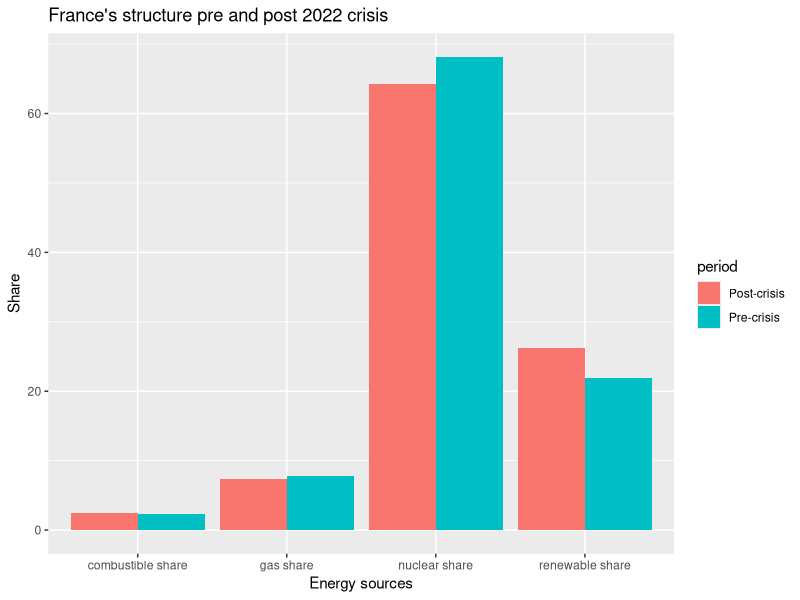
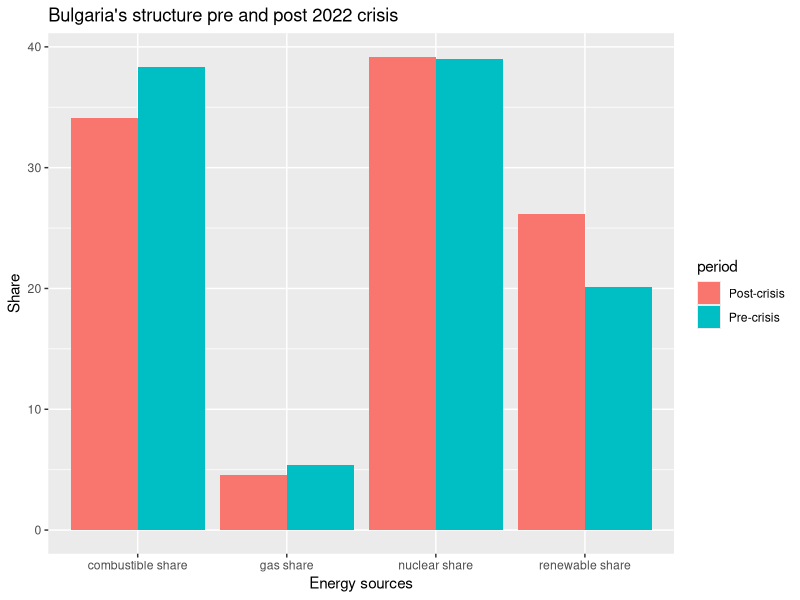
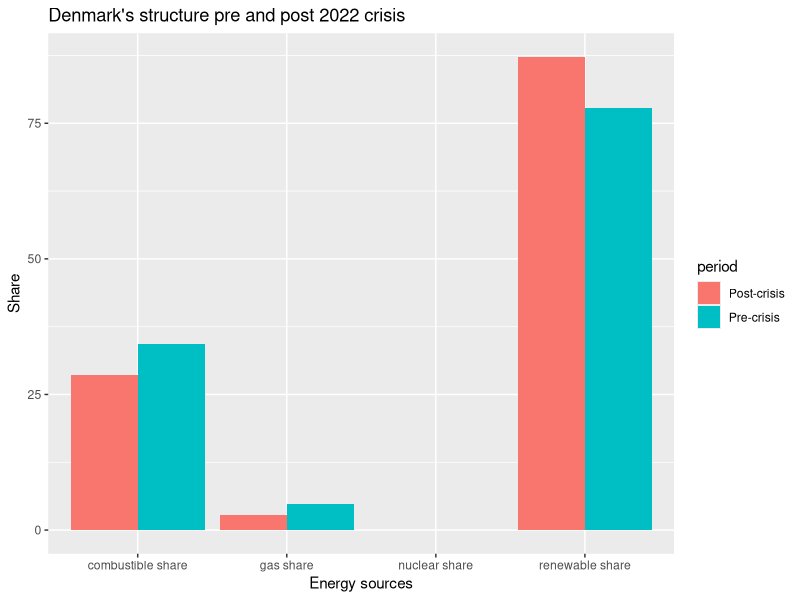
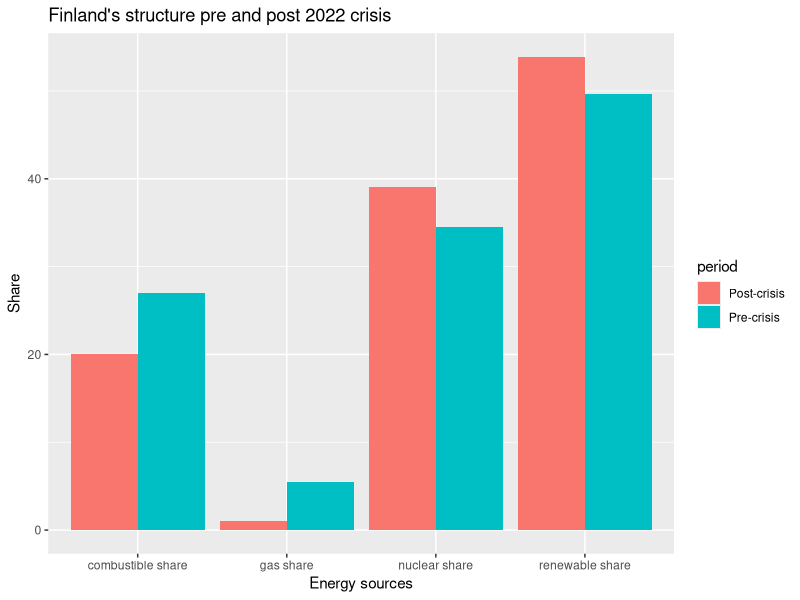
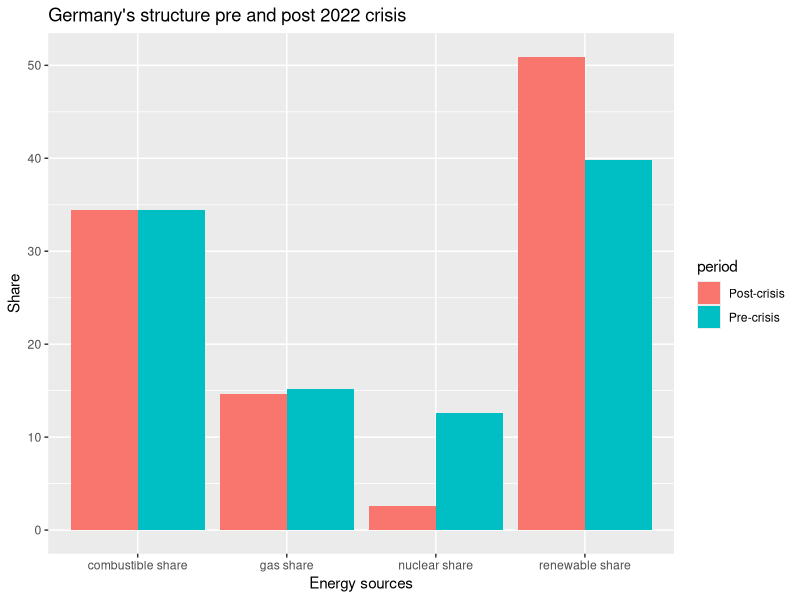
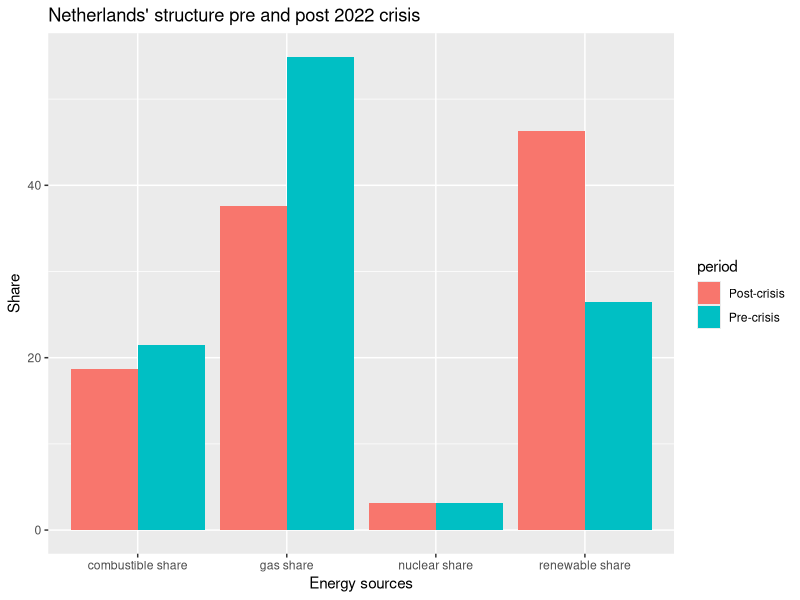
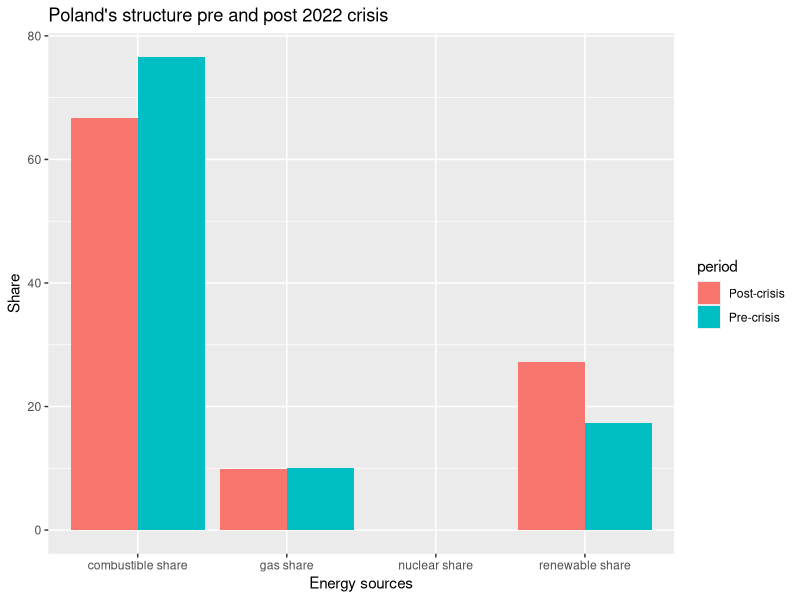
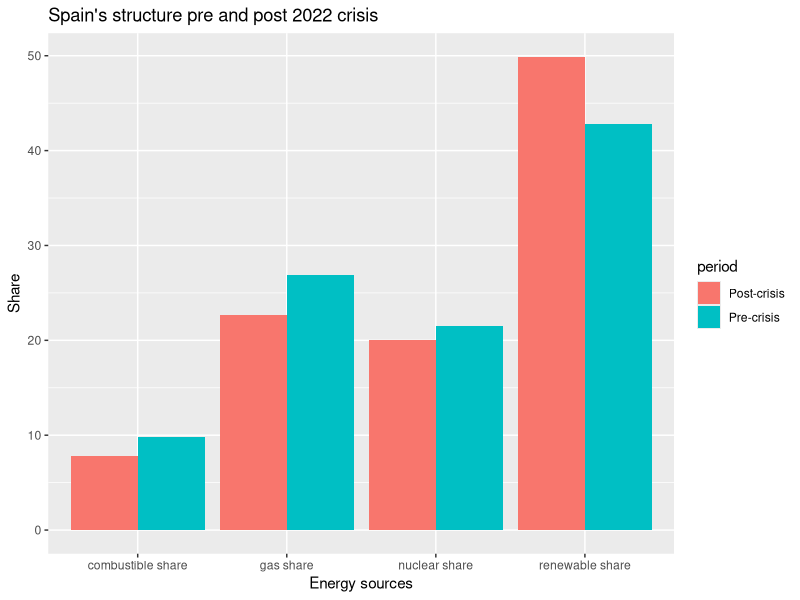

Write R code to recreate these figures, in order.
## ---- chunk 1
knitr::opts_chunk$set(echo = FALSE, message = FALSE, warning = FALSE)

## ---- chunk 2
library(ggplot2)
library(readr)
library(vroom)
library(dplyr)
library(tidyr)
library(tidyverse)
library(ggplot2)
library(knitr)
## ---- chunk 3
energy_prices <- read.csv("cleaned_data/Energypricescleaned.csv", sep = ";")
energy_prices <- energy_prices[-c(2,11),] 
colnames(energy_prices)[-1] <- sub("^X", "", colnames(energy_prices)[-1])

gas_prices <- read.csv("cleaned_data/Gaspricescleaned.csv", sep= ";")

importation <- read.csv("cleaned_data/Total_import.csv")
importation_list <- split(importation, importation$Country)

sources <- read.csv("cleaned_data/all_sources.csv")
sources_list <- split(sources, sources$Country)
## ---- chunk 4
france_sources <- sources_list$France

mix_france <- france_sources |> mutate(combustible = Combustible.fuels- Natural.gas) |> mutate(`combustible share` = round((combustible/Total)*100, 2), `nuclear share` = round((Nuclear.fuels.and.other.fuels.n.e.c./Total)*100, 2), `gas share` = round((Natural.gas/Total)*100, 2), `renewable share` = round((Renewables.and.biofuels/Total)*100, 2))
mix_france <- mix_france[,-c(3:11)]

bulg_sources <- sources_list$Bulgaria

mix_bulg <- bulg_sources |> mutate(combustible = Combustible.fuels- Natural.gas) |> mutate(`combustible share` = round((combustible/Total)*100, 2), `nuclear share` = round((Nuclear.fuels.and.other.fuels.n.e.c./Total)*100, 2), `gas share` = round((Natural.gas/Total)*100, 2), `renewable share` = round((Renewables.and.biofuels/Total)*100, 2))
mix_bulg <- mix_bulg[,-c(3:11)]

germ_sources <- sources_list$Germany

mix_germ <- germ_sources |> mutate(combustible = Combustible.fuels- Natural.gas) |> mutate(`combustible share` = round((combustible/Total)*100, 2), `nuclear share` = round((Nuclear.fuels.and.other.fuels.n.e.c./Total)*100, 2), `gas share` = round((Natural.gas/Total)*100, 2), `renewable share` = round((Renewables.and.biofuels/Total)*100, 2))
mix_germ <- mix_germ[,-c(3:11)]

den_sources <- sources_list$Denmark

mix_den <- den_sources |> mutate(combustible = Combustible.fuels- Natural.gas) |> mutate(`combustible share` = round((combustible/Total)*100, 2), `nuclear share` = round((Nuclear.fuels.and.other.fuels.n.e.c./Total)*100, 2), `gas share` = round((Natural.gas/Total)*100, 2), `renewable share` = round((Renewables.and.biofuels/Total)*100, 2))
mix_den <- mix_den[,-c(3:11)]

spa_sources <- sources_list$Spain

mix_spa <- spa_sources |> mutate(combustible = Combustible.fuels- Natural.gas) |> mutate(`combustible share` = round((combustible/Total)*100, 2), `nuclear share` = round((Nuclear.fuels.and.other.fuels.n.e.c./Total)*100, 2), `gas share` = round((Natural.gas/Total)*100, 2), `renewable share` = round((Renewables.and.biofuels/Total)*100, 2))
mix_spa <- mix_spa[,-c(3:11)]

fin_sources <- sources_list$Finland

mix_fin <- fin_sources |> mutate(combustible = Combustible.fuels- Natural.gas) |> mutate(`combustible share` = round((combustible/Total)*100, 2), `nuclear share` = round((Nuclear.fuels.and.other.fuels.n.e.c./Total)*100, 2), `gas share` = round((Natural.gas/Total)*100, 2), `renewable share` = round((Renewables.and.biofuels/Total)*100, 2))
mix_fin <- mix_fin[,-c(3:11)]

neth_sources <- sources_list$Netherlands

mix_neth <- neth_sources |> mutate(combustible = Combustible.fuels- Natural.gas) |> mutate(`combustible share` = round((combustible/Total)*100, 2), `nuclear share` = round((Nuclear.fuels.and.other.fuels.n.e.c./Total)*100, 2), `gas share` = round((Natural.gas/Total)*100, 2), `renewable share` = round((Renewables.and.biofuels/Total)*100, 2))
mix_neth <- mix_neth[,-c(3:11)]

pol_sources <- sources_list$Poland

mix_pol <- pol_sources |> mutate(combustible = Combustible.fuels- Natural.gas) |> mutate(`combustible share` = round((combustible/Total)*100, 2), `nuclear share` = round((Nuclear.fuels.and.other.fuels.n.e.c./Total)*100, 2), `gas share` = round((Natural.gas/Total)*100, 2), `renewable share` = round((Renewables.and.biofuels/Total)*100, 2))
mix_pol <- mix_pol[,-c(3:11)]

swe_sources <- sources_list$Sweden

mix_swe <- swe_sources |> mutate(combustible = Combustible.fuels- Natural.gas) |> mutate(`combustible share` = round((combustible/Total)*100, 2), `nuclear share` = round((Nuclear.fuels.and.other.fuels.n.e.c./Total)*100, 2), `gas share` = round((Natural.gas/Total)*100, 2), `renewable share` = round((Renewables.and.biofuels/Total)*100, 2))
mix_swe <- mix_swe[,-c(3:11)]
## ---- chunk 5
mix_france <- mix_france |> mutate(year = as.integer(substr(Year, 1, 4))) |> group_by(year) |> summarize(`combustible share`= round(mean(`combustible share`),2), `nuclear share`= round(mean(`nuclear share`),2), `gas share`=round(mean(`gas share`),2), `renewable share`=round(mean(`renewable share`),2)) |> filter(year!=2025)

kable(mix_france, caption = "France's Energy Mix per year (percent)")

mix_bulg <- mix_bulg |> mutate(year = as.integer(substr(Year, 1, 4))) |> group_by(year) |> summarize(`combustible share`= round(mean(`combustible share`),2), `nuclear share`= round(mean(`nuclear share`),2), `gas share`=round(mean(`gas share`),2), `renewable share`=round(mean(`renewable share`),2))|> filter(year!=2025)

kable(mix_bulg, caption = "Bulgaria's Energy Mix per year (percent)")

mix_den <- mix_den |> mutate(year = as.integer(substr(Year, 1, 4))) |> group_by(year) |> summarize(`combustible share`= round(mean(`combustible share`),2), `nuclear share`= round(mean(`nuclear share`),2), `gas share`=round(mean(`gas share`),2), `renewable share`=round(mean(`renewable share`),2))|> filter(year!=2025)

kable(mix_den, caption = "Denmark's Energy Mix per year (percent)")

mix_fin <- mix_fin |> mutate(year = as.integer(substr(Year, 1, 4))) |> group_by(year) |> summarize(`combustible share`= round(mean(`combustible share`),2), `nuclear share`= round(mean(`nuclear share`),2), `gas share`=round(mean(`gas share`),2), `renewable share`=round(mean(`renewable share`),2))|> filter(year!=2025)

kable(mix_fin, caption = "Finland's Energy Mix per year (percent)")

mix_germ <- mix_germ |> mutate(year = as.integer(substr(Year, 1, 4))) |> group_by(year) |> summarize(`combustible share`= round(mean(`combustible share`),2), `nuclear share`= round(mean(`nuclear share`),2), `gas share`=round(mean(`gas share`),2), `renewable share`=round(mean(`renewable share`),2))|> filter(year!=2025)

kable(mix_germ, caption = "Germany's Energy Mix per year (percent)")

mix_neth <- mix_neth|> mutate(year = as.integer(substr(Year, 1, 4))) |> group_by(year) |> summarize(`combustible share`= round(mean(`combustible share`),2), `nuclear share`= round(mean(`nuclear share`),2), `gas share`=round(mean(`gas share`),2), `renewable share`=round(mean(`renewable share`),2))|> filter(year!=2025)

kable(mix_neth, caption = "Netherlands' Energy Mix per year (percent)")

mix_pol <- mix_pol |> mutate(year = as.integer(substr(Year, 1, 4))) |> group_by(year) |> summarize(`combustible share`= round(mean(`combustible share`),2), `nuclear share`= round(mean(`nuclear share`),2), `gas share`=round(mean(`gas share`),2), `renewable share`=round(mean(`renewable share`),2))|> filter(year!=2025)

kable(mix_pol, caption = "Poland's Energy Mix per year (percent)")

mix_spa <- mix_spa |> mutate(year = as.integer(substr(Year, 1, 4))) |> group_by(year) |> summarize(`combustible share`= round(mean(`combustible share`),2), `nuclear share`= round(mean(`nuclear share`),2), `gas share`=round(mean(`gas share`),2), `renewable share`=round(mean(`renewable share`),2))|> filter(year!=2025)

kable(mix_spa, caption = "Spain's Energy Mix per year (percent)")

mix_swe <- mix_swe |> mutate(year = as.integer(substr(Year, 1, 4))) |> group_by(year) |> summarize(`combustible share`= round(mean(`combustible share`),2), `nuclear share`= round(mean(`nuclear share`),2), `gas share`=round(mean(`gas share`),2), `renewable share`=round(mean(`renewable share`),2))|> filter(year!=2025)

kable(mix_swe, caption = "Sweden's Energy Mix per year (percent)")
## ---- chunk 6
struct_france <- mix_france |> mutate(period = case_when(year>= 2019 & year<= 2021~"Pre-crisis", year>=2022 & year<=2024~"Post-crisis")) |> group_by(period) |>  summarize(`combustible share`=round(mean(`combustible share`),2), `nuclear share`=round(mean(`nuclear share`),2), `gas share`=round(mean(`gas share`),2), `renewable share`= round(mean(`renewable share`),2))

kable(struct_france, caption = "France's energy mix structure pre and post the 2022 energy crisis")

struct_bulg <- mix_bulg |> mutate(period = case_when(year>= 2019 & year<= 2021~"Pre-crisis", year>=2022 & year<=2024~"Post-crisis")) |> group_by(period) |>  summarize(`combustible share`=round(mean(`combustible share`),2), `nuclear share`=round(mean(`nuclear share`),2), `gas share`=round(mean(`gas share`),2), `renewable share`= round(mean(`renewable share`),2))

kable(struct_bulg, caption = "Bulgaria's energy mix structure pre and post the 2022 energy crisis")

struct_den <- mix_den |> mutate(period = case_when(year>= 2019 & year<= 2021~"Pre-crisis", year>=2022 & year<=2024~"Post-crisis")) |> group_by(period) |>  summarize(`combustible share`=round(mean(`combustible share`),2), `nuclear share`=round(mean(`nuclear share`),2), `gas share`=round(mean(`gas share`),2), `renewable share`= round(mean(`renewable share`),2))

kable(struct_den, caption = "Denmark's energy mix structure pre and post the 2022 energy crisis")

struct_fin <- mix_fin |> mutate(period = case_when(year>= 2019 & year<= 2021~"Pre-crisis", year>=2022 & year<=2024~"Post-crisis")) |> group_by(period) |>  summarize(`combustible share`=round(mean(`combustible share`),2), `nuclear share`=round(mean(`nuclear share`),2), `gas share`=round(mean(`gas share`),2), `renewable share`= round(mean(`renewable share`),2))

kable(struct_fin, caption = "Finland's energy mix structure pre and post the 2022 energy crisis")

struct_germ <- mix_germ |> mutate(period = case_when(year>= 2019 & year<= 2021~"Pre-crisis", year>=2022 & year<=2024~"Post-crisis")) |> group_by(period) |>  summarize(`combustible share`=round(mean(`combustible share`),2), `nuclear share`=round(mean(`nuclear share`),2), `gas share`=round(mean(`gas share`),2), `renewable share`= round(mean(`renewable share`),2))

kable(struct_germ, caption = "Germany's energy mix structure pre and post the 2022 energy crisis")

struct_neth <- mix_neth |> mutate(period = case_when(year>= 2019 & year<= 2021~"Pre-crisis", year>=2022 & year<=2024~"Post-crisis")) |> group_by(period) |>  summarize(`combustible share`=round(mean(`combustible share`),2), `nuclear share`=round(mean(`nuclear share`),2), `gas share`=round(mean(`gas share`),2), `renewable share`= round(mean(`renewable share`),2))

kable(struct_neth, caption = "Netherlands' energy mix structure pre and post the 2022 energy crisis")

struct_pol <- mix_pol |> mutate(period = case_when(year>= 2019 & year<= 2021~"Pre-crisis", year>=2022 & year<=2024~"Post-crisis")) |> group_by(period) |>  summarize(`combustible share`=round(mean(`combustible share`),2), `nuclear share`=round(mean(`nuclear share`),2), `gas share`=round(mean(`gas share`),2), `renewable share`= round(mean(`renewable share`),2))

kable(struct_pol, caption = "Poland's energy mix structure pre and post the 2022 energy crisis")

struct_spa <- mix_spa |> mutate(period = case_when(year>= 2019 & year<= 2021~"Pre-crisis", year>=2022 & year<=2024~"Post-crisis")) |> group_by(period) |>  summarize(`combustible share`=round(mean(`combustible share`),2), `nuclear share`=round(mean(`nuclear share`),2), `gas share`=round(mean(`gas share`),2), `renewable share`= round(mean(`renewable share`),2))

kable(struct_spa, caption = "Spain's energy mix structure pre and post the 2022 energy crisis")

struct_swe <- mix_swe |> mutate(period = case_when(year>= 2019 & year<= 2021~"Pre-crisis", year>=2022 & year<=2024~"Post-crisis")) |> group_by(period) |>  summarize(`combustible share`=round(mean(`combustible share`),2), `nuclear share`=round(mean(`nuclear share`),2), `gas share`=round(mean(`gas share`),2), `renewable share`= round(mean(`renewable share`),2))

kable(struct_swe, caption = "Sweden's energy mix structure pre and post the 2022 energy crisis")
## ---- chunk 7

struct_france_long <- struct_france |> pivot_longer(cols = -period, names_to = "Energy sources", values_to = "Share")
struct_france$period <- factor(struct_france$period,levels = c("Pre-crisis", "Post-crisis"))

ggplot(struct_france_long, aes(x= `Energy sources`, y=Share, fill = period))+
  geom_bar(stat = "identity", position = "dodge")+
  labs(title="France's structure pre and post 2022 crisis")

## ---- chunk 8
struct_bulg_long <- struct_bulg |> pivot_longer(cols = -period, names_to = "Energy sources", values_to = "Share")
struct_bulg$period <- factor(struct_bulg$period,levels = c("Pre-crisis", "Post-crisis"))

ggplot(struct_bulg_long, aes(x= `Energy sources`, y=Share, fill = period))+
  geom_bar(stat = "identity", position = "dodge")+
  labs(title="Bulgaria's structure pre and post 2022 crisis")
## ---- chunk 9
struct_den_long <- struct_den |> pivot_longer(cols = -period, names_to = "Energy sources", values_to = "Share")
struct_den$period <- factor(struct_den$period,levels = c("Pre-crisis", "Post-crisis"))

ggplot(struct_den_long, aes(x= `Energy sources`, y=Share, fill = period))+
  geom_bar(stat = "identity", position = "dodge")+
  labs(title="Denmark's structure pre and post 2022 crisis")
## ---- chunk 10
struct_fin_long <- struct_fin |> pivot_longer(cols = -period, names_to = "Energy sources", values_to = "Share")
struct_fin$period <- factor(struct_fin$period,levels = c("Pre-crisis", "Post-crisis"))

ggplot(struct_fin_long, aes(x= `Energy sources`, y=Share, fill = period))+
  geom_bar(stat = "identity", position = "dodge")+
  labs(title="Finland's structure pre and post 2022 crisis")
## ---- chunk 11
struct_germ_long <- struct_germ |> pivot_longer(cols = -period, names_to = "Energy sources", values_to = "Share")
struct_germ$period <- factor(struct_germ$period,levels = c("Pre-crisis", "Post-crisis"))

ggplot(struct_germ_long, aes(x= `Energy sources`, y=Share, fill = period))+
  geom_bar(stat = "identity", position = "dodge")+
  labs(title="Germany's structure pre and post 2022 crisis")
## ---- chunk 12
struct_neth_long <- struct_neth |> pivot_longer(cols = -period, names_to = "Energy sources", values_to = "Share")
struct_neth$period <- factor(struct_neth$period,levels = c("Pre-crisis", "Post-crisis"))

ggplot(struct_neth_long, aes(x= `Energy sources`, y=Share, fill = period))+
  geom_bar(stat = "identity", position = "dodge")+
  labs(title="Netherlands' structure pre and post 2022 crisis")
## ---- chunk 13
struct_pol_long <- struct_pol |> pivot_longer(cols = -period, names_to = "Energy sources", values_to = "Share")
struct_pol$period <- factor(struct_pol$period,levels = c("Pre-crisis", "Post-crisis"))

ggplot(struct_pol_long, aes(x= `Energy sources`, y=Share, fill = period))+
  geom_bar(stat = "identity", position = "dodge")+
  labs(title="Poland's structure pre and post 2022 crisis")
## ---- chunk 14
struct_spa_long <- struct_spa |> pivot_longer(cols = -period, names_to = "Energy sources", values_to = "Share")
struct_spa$period <- factor(struct_spa$period,levels = c("Pre-crisis", "Post-crisis"))

ggplot(struct_spa_long, aes(x= `Energy sources`, y=Share, fill = period))+
  geom_bar(stat = "identity", position = "dodge")+
  labs(title="Spain's structure pre and post 2022 crisis")
## ---- chunk 15
struct_swe_long <- struct_swe |> pivot_longer(cols = -period, names_to = "Energy sources", values_to = "Share")
struct_swe$period <- factor(struct_swe$period,levels = c("Pre-crisis", "Post-crisis"))

ggplot(struct_swe_long, aes(x= `Energy sources`, y=Share, fill = period))+
  geom_bar(stat = "identity", position = "dodge")+
  labs(title="Sweden's structure pre and post 2022 crisis")
## ---- chunk 16
delta_france <- struct_france$`gas share`[2] - struct_france$`gas share`[1]
delta_bulg <- struct_bulg$`gas share`[2] - struct_bulg$`gas share`[1]
delta_den <- struct_den$`gas share`[2] - struct_den$`gas share`[1]
delta_fin <- struct_fin$`gas share`[2] - struct_fin$`gas share`[1]
delta_germ <- struct_germ$`gas share`[2] - struct_germ$`gas share`[1]
delta_neth <- struct_neth$`gas share`[2] - struct_neth$`gas share`[1]
delta_pol <- struct_pol$`gas share`[2] - struct_pol$`gas share`[1]
delta_spa <- struct_spa$`gas share`[2] - struct_spa$`gas share`[1]
delta_swe <- struct_swe$`gas share`[2] - struct_swe$`gas share`[1]

deltas <- c(delta_france, delta_bulg, delta_swe, delta_spa, delta_pol, delta_neth, delta_germ, delta_fin, delta_den)
mean_delta <- round(mean(deltas),2)
## ---- chunk 17
mix_pre <- bind_rows(struct_france |> filter(period=="Pre-crisis") |> mutate(country= "France"), struct_bulg |> filter(period=="Pre-crisis") |> mutate(country= "Bulgaria"),struct_fin |> filter(period=="Pre-crisis") |> mutate(country= "Finland"),struct_den |> filter(period=="Pre-crisis") |> mutate(country= "Denmark"), struct_germ |> filter(period=="Pre-crisis") |> mutate(country= "Germany"),struct_neth |> filter(period=="Pre-crisis") |> mutate(country= "Netherlands"),struct_pol |> filter(period=="Pre-crisis") |> mutate(country= "Poland"), struct_spa |> filter(period=="Pre-crisis") |> mutate(country= "Spain"),struct_swe |> filter(period=="Pre-crisis") |> mutate(country= "Sweden")) |> select(-c("period")) |> relocate(country, .before=1 )

kable(mix_pre, caption = "Energy mix structure pre-crisis per country")
## ---- chunk 18
mix_pre_long <- mix_pre |> pivot_longer(cols = -country, names_to = "sources", values_to = "share")

ggplot(mix_pre_long, aes(x= share, y = country, color= country))+
  geom_point(size = 3)+
  facet_wrap(~sources)+
  labs(title = "Pre-crisis electricity generation mix across countries")
## ---- chunk 19
ggplot(mix_pre, aes(x = `gas share`, y = `nuclear share` + `renewable share`)) +
  geom_point(size = 3) +
  geom_text(aes(label = country), vjust = -0.5) +
  labs(x = "Gas share (%)", y = "Non-gas electricity sources (%)", title = "Structural exposure to gas in pre-crisis electricity systems")

